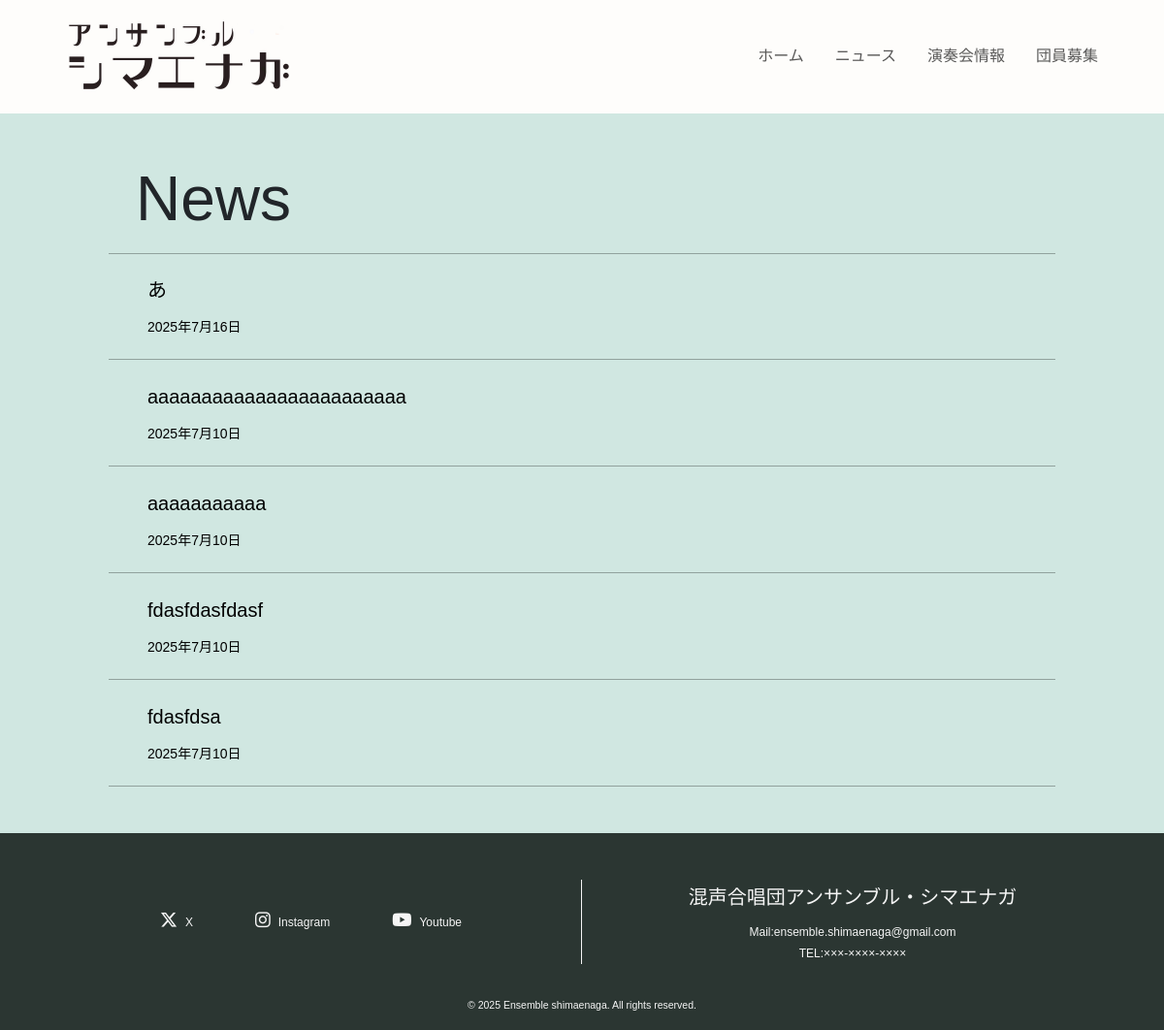
Page /news on the committed database.
### app/models/models.py (models this page shows)
class Post(db.Model):
    __tablename__ = "posts"
    id = db.Column(db.Integer, primary_key=True, autoincrement=True)
    title = db.Column(db.String(64), nullable=False)
    content = db.Column(db.Text, nullable=False)
    date = db.Column(db.Date, default=date.today, nullable=False)
    media = db.Column(db.String(16))
    url = db.Column(db.String(255))
    images = db.relationship("PostImage", backref="post", cascade="all, delete-orphan")
    tags = db.relationship("Tag", secondary=post_tags, back_populates="posts")
    view_count = db.Column(db.Integer, default=0, nullable=False)

### app/routes/routes.py (the view)
@main_bp.route("/news")
def news():
    page = request.args.get(get_page_parameter(), type=int, default=1)
    per_page = 10
    all_posts = Post.query.order_by(Post.date.desc()).all()
    for post in all_posts:
        post.date_str = f"{post.date.year}年{post.date.month}月{post.date.day}日"
    total = len(all_posts)
    posts = all_posts[(page - 1) * per_page: page * per_page]
    pagination = Pagination(page=page, per_page=per_page, total=total, css_framework="boostrap5")
    return render_template("news.html", posts=posts, pagination=pagination)

### app/templates/news.html (shortened to what this page needs)
{% extends "layout.html" %}
{% block content %}
  <div class="container-fluid py-3 py-md-5">
    <div class="row justify-content-center align-items-center text-center">
      <p class="col-12 col-md-10 fw-100 fs-64 lh-1 font-gothic text-start mb-1 mb-md-3 pl-40px py-2">News</p>
      <div class="col-12 col-md-10">
        {% for post in posts %}
          <div class="button news-box d-flex align-items-center">
            <a href="{{ url_for('main.article', id=post.id) }}" class="w-100">
              <div class="text-start m-100 w-100 pl-40px">
                <p class="fs-6 fs-md-5 mb-1 mb-md-2 text-truncate text-black">{{ post.title }}</p>
                <p class="fs-14px m-0 text-black">{{ post.date_str }}</p>
              </div>
            </a>
          </div>
        {% endfor %}
      </div>
    </div>
  </div>
{% endblock %}

### app/static/css/layout.css (style rules this page uses)
html { height: 100%; }
body { background-color: #d0e7e1; font-family: "游ゴシック体", YuGothic, "游ゴシック Medium", "Yu Gothic Medium","游ゴシック", "Yu Gothic", sans-serif; line-height: 1.8; display: flex; flex-direction: column; height: 100%; }
* { box-sizing: border-box; }
a { text-decoration: none !important; }

### app/static/css/style.css (style rules this page uses)
.fs-64 { font-size: 32px; }
.font-gothic { font-family: 'Century Gothic', "游ゴシック体", YuGothic, "游ゴシック Medium", "Yu Gothic Medium", "游ゴシック", "Yu Gothic", sans-serif; }
.fs-14px { font-size: 14px; }
.news-box { height:90px; cursor: pointer; border-bottom: rgba(0, 0, 0, 0.3) solid 1px; }
.news-box:first-child { border-top: rgba(0, 0, 0, 0.3) solid 1px; }
.pl-40px { padding:0 20px; }
@media (min-width: 768px) { .news-box { height:110px; cursor: pointer; border-bottom: rgba(0, 0, 0, 0.3) solid 1px; } }
@media (min-width: 768px) { .fs-md-5 { font-size: 1.25rem !important; } }
@media (min-width: 768px) { .fs-64 { font-size: 64px; } }
@media (min-width: 768px) { .pl-40px { padding:0 40px; } }

### rows in the picture
Post: title "あ", date_str "2025年7月16日"
Post: title "aaaaaaaaaaaaaaaaaaaaaaaa", date_str "2025年7月10日"
Post: title "aaaaaaaaaaa", date_str "2025年7月10日"
Post: title "fdasfdasfdasf", date_str "2025年7月10日"
Post: title "fdasfdsa", date_str "2025年7月10日"
